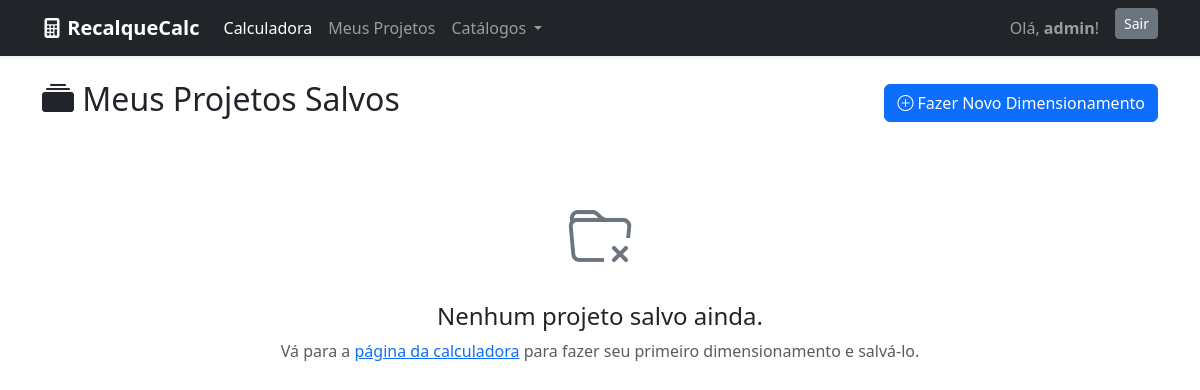
Page /meus-projetos/ (signed in) on the earlier database version.
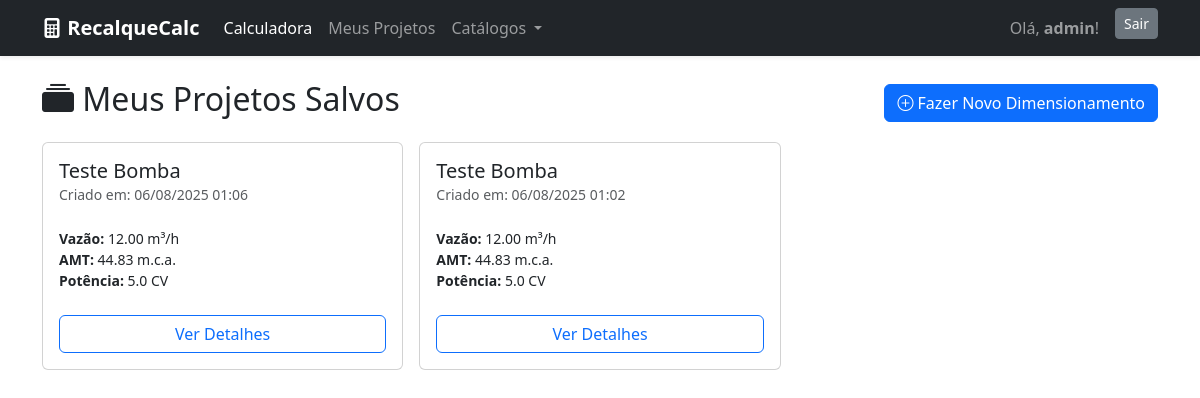
Same page on the later database version.
### calculator/models.py (models this page shows, shortened)
class Projeto(models.Model):
    user = models.ForeignKey(User, on_delete=models.CASCADE)
    material = models.ForeignKey(Material, on_delete=models.SET_NULL, null=True)
    nome_do_projeto = models.CharField(max_length=200)
    data_criacao = models.DateTimeField(auto_now_add=True)
    consumo_diario_litros = models.FloatField()
    horas_funcionamento = models.FloatField()
    rendimento_bomba = models.FloatField()
    tipo_succao = models.CharField(max_length=10)
    altura_geo_suc_m = models.FloatField()
    comp_real_suc_m = models.FloatField()
    altura_geo_rec_m = models.FloatField()
    comp_real_rec_m = models.FloatField()
    pecas_suc = models.JSONField(default=dict)
    pecas_rec = models.JSONField(default=dict)
    q_m3_h = models.FloatField()
    dr_nominal = models.CharField(max_length=50)
    ds_nominal = models.CharField(max_length=50)
    h_man_total_m = models.FloatField()
    potencia_comercial_cv = models.FloatField()
    class Meta:
        ordering = ['-data_criacao'] # Projetos mais recentes primeiro

### calculator/views.py (the view)
# urls.py: path('meus-projetos/', views.ProjectListView.as_view(), name='project_list'),
class ProjectListView(LoginRequiredMixin, ListView):
    model = Projeto
    template_name = 'calculator/project_list.html'
    context_object_name = 'projetos'
    def get_queryset(self):
        return Projeto.objects.filter(user=self.request.user).order_by('-data_criacao')

### calculator/templates/calculator/project_list.html (shortened to what this page needs)
{% extends "calculator/base.html" %}
{% block content %}
<div class="d-flex justify-content-between align-items-center mb-3">
    <h2><i class="bi bi-collection-fill"></i> Meus Projetos Salvos</h2>
    <a href="{% url 'calculadora' %}" class="btn btn-primary">
        <i class="bi bi-plus-circle"></i> Fazer Novo Dimensionamento
    </a>
</div>
{% if projetos %}
    <div class="row g-3">
        {% for projeto in projetos %}
        <div class="col-md-6 col-lg-4">
            <div class="card h-100">
                <div class="card-body d-flex flex-column">
                    <h5 class="card-title">{{ projeto.nome_do_projeto }}</h5>
                    <h6 class="card-subtitle mb-2 text-muted small">
                        Criado em: {{ projeto.data_criacao|date:"d/m/Y H:i" }}
                    </h6>
                    <ul class="list-unstyled mt-3 small flex-grow-1">
                        <li><strong>Vazão:</strong> {{ projeto.q_m3_h|floatformat:2 }} m³/h</li>
                        <li><strong>AMT:</strong> {{ projeto.h_man_total_m|floatformat:2 }} m.c.a.</li>
                        <li><strong>Potência:</strong> {{ projeto.potencia_comercial_cv }} CV</li>
                    </ul>
                    <a href="{% url 'project_detail' projeto.pk %}" class="btn btn-outline-primary mt-2">Ver Detalhes</a>
                </div>
            </div>
        </div>
        {% endfor %}
    </div>
{% else %}
    <div class="text-center py-5">
        <i class="bi bi-folder-x" style="font-size: 4rem; color: #6c757d;"></i>
        <h4 class="mt-3">Nenhum projeto salvo ainda.</h4>
        <p class="text-muted">
            Vá para a <a href="{% url 'calculadora' %}">página da calculadora</a> para fazer seu primeiro dimensionamento e salvá-lo.
        </p>
    </div>
{% endif %}
{% endblock %}

Differences in the rows shown:
added Projeto: nome_do_projeto "Teste Bomba", data_criacao "06/08/2025 01:06", q_m3_h "12.00", h_man_total_m "44.83", potencia_comercial_cv "5.0"
added Projeto: nome_do_projeto "Teste Bomba", data_criacao "06/08/2025 01:02", q_m3_h "12.00", h_man_total_m "44.83", potencia_comercial_cv "5.0"
Other differences:
text no longer shown: "Nenhum projeto salvo ainda. Vá para a página da calculadora para fazer seu primeiro dimensionamento e salvá-lo."
